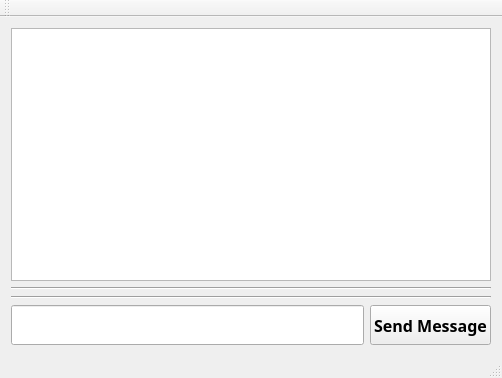
<?xml version="1.0" encoding="UTF-8"?>
<ui version="4.0">
 <class>ChatAppClass</class>
 <widget class="QMainWindow" name="ChatAppClass">
  <property name="geometry">
   <rect>
    <x>0</x>
    <y>0</y>
    <width>502</width>
    <height>378</height>
   </rect>
  </property>
  <property name="windowTitle">
   <string>ChatApp</string>
  </property>
  <widget class="QWidget" name="centralWidget">
   <layout class="QVBoxLayout" name="verticalLayout">
    <item>
     <widget class="QListWidget" name="messagesListWidget">
      <property name="font">
       <font>
        <family>Nunito</family>
        <pointsize>12</pointsize>
        <bold>true</bold>
       </font>
      </property>
     </widget>
    </item>
    <item>
     <widget class="Line" name="line">
      <property name="orientation">
       <enum>Qt::Horizontal</enum>
      </property>
     </widget>
    </item>
    <item>
     <widget class="Line" name="line_2">
      <property name="orientation">
       <enum>Qt::Horizontal</enum>
      </property>
     </widget>
    </item>
    <item>
     <layout class="QHBoxLayout" name="horizontalLayout">
      <item>
       <widget class="QLineEdit" name="messageLineEdit">
        <property name="minimumSize">
         <size>
          <width>0</width>
          <height>40</height>
         </size>
        </property>
        <property name="font">
         <font>
          <family>Nunito</family>
          <pointsize>12</pointsize>
         </font>
        </property>
       </widget>
      </item>
      <item>
       <widget class="QPushButton" name="pushButton">
        <property name="minimumSize">
         <size>
          <width>0</width>
          <height>40</height>
         </size>
        </property>
        <property name="font">
         <font>
          <family>Nunito</family>
          <pointsize>12</pointsize>
          <bold>true</bold>
         </font>
        </property>
        <property name="text">
         <string>Send Message</string>
        </property>
       </widget>
      </item>
     </layout>
    </item>
   </layout>
  </widget>
  <widget class="QToolBar" name="mainToolBar">
   <attribute name="toolBarArea">
    <enum>TopToolBarArea</enum>
   </attribute>
   <attribute name="toolBarBreak">
    <bool>false</bool>
   </attribute>
  </widget>
  <widget class="QStatusBar" name="statusBar"/>
 </widget>
 <layoutdefault spacing="6" margin="11"/>
 <resources>
  <include location="ChatApp.qrc"/>
 </resources>
 <connections/>
</ui>
